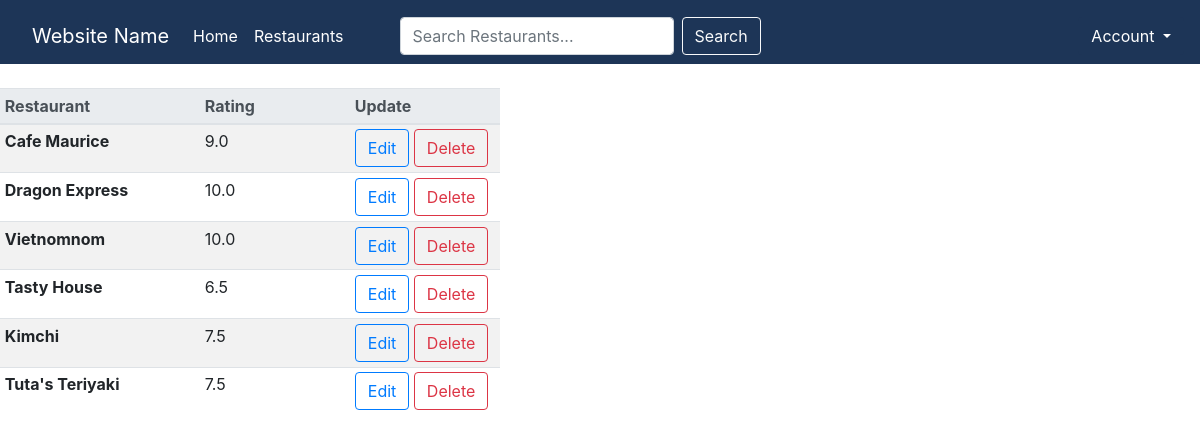
Before: /profile/3/ with the older database file.
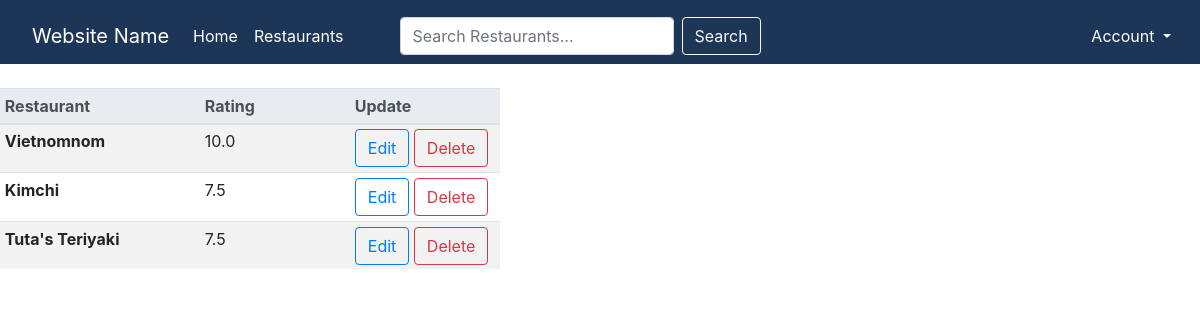
After: the same page with the newer database file.
### restaurants/models.py (models this page shows, shortened)
class Rating(models.Model):
    user = models.ForeignKey(
        User, on_delete=models.CASCADE, null=False)
    restaurant = models.ForeignKey(
        Restaurant, on_delete=models.CASCADE, null=False)
    rating = models.DecimalField(decimal_places=1, max_digits=3)
    review = models.TextField(null=True, blank=True)
    updated = models.DateTimeField(auto_now=True)
    created = models.DateTimeField(auto_now_add=True)
    class Meta:
        ordering = ['-updated', '-created']

class Restaurant(models.Model):
    name = models.CharField(max_length=100, null=False)
    type = models.CharField(max_length=50, null=True)
    class Meta:
        db_table = "restaurant"
    def __str__(self):
        return self.name

### restaurants/views.py (the view)
# urls.py: path("profile/<str:pk>/", views.userProfile, name="user-profile"),
def userProfile(request, pk):
    user = User.objects.get(id=pk)
    ratings = Rating.objects.filter(user=pk)
    context = {'user': user, 'ratings': ratings}
    return render(request, "restaurants/profile.html", context)

### restaurants/templates/restaurants/profile.html (shortened to what this page needs)
{% extends 'restaurants/base.html' %}
{% block content %}
<table class="table table-striped table-sm" style="width:500px;">
    <thead class="thead-light">
      <tr>
        <th scope="col" style="width:200px;">Restaurant</th>
        <th scope="col" style="width:150px;">Rating</th>
        <th scope="col" style="width:150px;">Update</th>
      </tr>
    </thead>
    <tbody>
      {% for rating in ratings %}
      <tr>
        <th scope="row">{{rating.restaurant}}</th>
        <td>{{rating.rating}}</td>
        <td>
          <a
            class="btn btn-outline-primary"
            href="{% url 'update-rating' rating.id %}">Edit</a>
          <a
            class="btn btn-outline-danger"
            href="{% url 'delete-rating' rating.id %}">Delete</a>
        </td>
      </tr>
      {% endfor %}
    </tbody>
  </table>
{% endblock %}

### restaurants/templates/restaurants/base.html (shortened to what this page needs)
<!DOCTYPE html>
<html>
    <head>
        <link rel="stylesheet" href="https://stackpath.bootstrapcdn.com/bootstrap/4.3.1/css/bootstrap.min.css">
        <link href="https://cdn.jsdelivr.net/npm/select2@4.1.0-rc.0/dist/css/select2.min.css" rel="stylesheet" />
    </head>
    <body>
        <nav class="navbar sticky-top navbar-expand-lg navbar-dark pt-3 pb-2 mb-4" style="background-color: #1d3557">
            <a class="navbar-brand ml-3" href="/">Website Name</a>
            <div class="collapse navbar-collapse justify-content-between" id="navbarNavDropdown">
                <ul class="navbar-nav">
                    <li class="nav-item">
                        <a class="nav-link active" href="/">Home</a>
                    </li>
                    <li class="nav-item">
                        <a class="nav-link active" href="{% url 'restaurants' %}">Restaurants</a>
                    </li>
                    <form class="form-inline mb-0 ml-5" action="{% url 'restaurants' %}" method="POST">
                        <input class="form-control mr-sm-2" method="POST" type="search" placeholder="Search Restaurants..." aria-label="Search" name="search">
                        <button class="btn btn-outline-light my-2 my-sm-0" type="submit">Search</button>
                    </form>
                </ul>
            </div>
            <div class="dropdown">
                <button class="btn darkBlue dropdown-toggle" type="button" id="dropdownMenuButton" data-toggle="dropdown" aria-haspopup="true" aria-expanded="false">
                    Account
                </button>
              </div>
        </nav>
        <div id="content", name="content">
            {% block content %}
            {% endblock %}
        </div>
    </body>
</html>

### restaurants/templates/restaurants/base.html (style rules this page uses)
.darkBlue { background-color: #1d3557; color: white; }

Changed rows visible on the page:
removed Rating: restaurant "Cafe Maurice", rating "9.0"
removed Rating: restaurant "Dragon Express", rating "10.0"
removed Rating: restaurant "Tasty House", rating "6.5"
